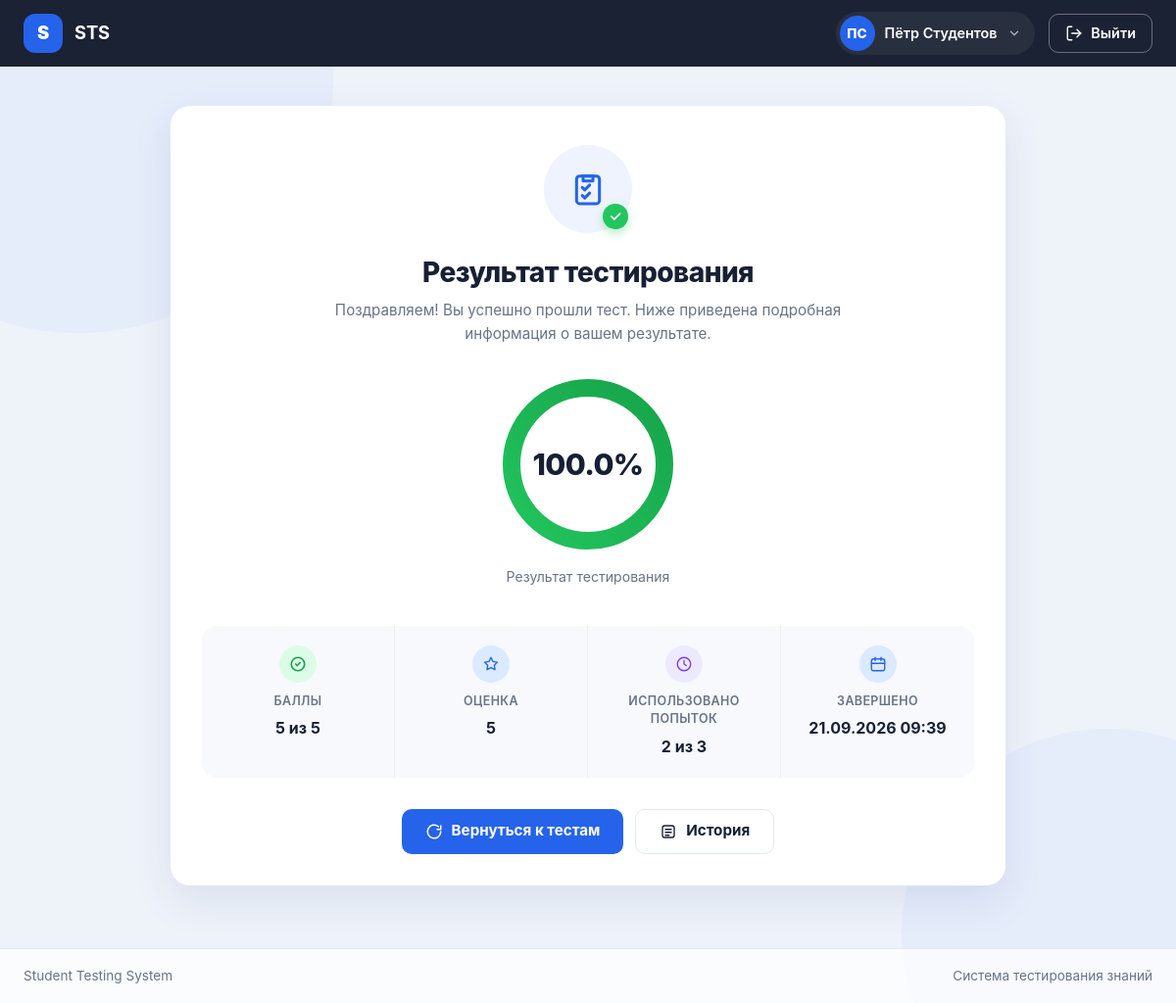
Screenshot of /student/result/1 (signed in) with the database file from the repository.
### app/models.py (models this page shows, shortened)
class User(UserMixin, db.Model):
    __tablename__ = "users"
    id = db.Column(db.Integer, primary_key=True)
    username = db.Column(db.String(80), unique=True, nullable=False)
    password_hash = db.Column(db.String(255), nullable=False)
    first_name = db.Column(db.String(80), nullable=False)
    last_name = db.Column(db.String(80), nullable=False)
    email = db.Column(db.String(120), unique=True, nullable=True)
    role = db.Column(db.String(20), nullable=False, default="student")
    is_active_user = db.Column(db.Boolean, default=True, nullable=False)
    created_at = db.Column(db.DateTime, default=datetime.utcnow)
    created_tests = db.relationship(
        "Test",
        foreign_keys="Test.teacher_id",
        backref="teacher",
        cascade="all, delete-orphan",
        passive_deletes=True,
    )
    attempts = db.relationship(
        "Attempt",
        foreign_keys="Attempt.student_id",
        backref="student",
        cascade="all, delete-orphan",
        passive_deletes=True,
    )
    @property
    def is_active(self):
        return self.is_active_user

class Attempt(db.Model):
    __tablename__ = "attempts"
    __table_args__ = (
        db.Index("ix_attempt_student_test", "student_id", "test_id"),
    )
    id = db.Column(db.Integer, primary_key=True)
    test_id = db.Column(
        db.Integer,
        db.ForeignKey("tests.id", ondelete="CASCADE"),
        nullable=False,
    )
    student_id = db.Column(
        db.Integer,
        db.ForeignKey("users.id", ondelete="CASCADE"),
        nullable=False,
    )
    started_at = db.Column(
        db.DateTime,
        default=datetime.utcnow,
        nullable=False,
    )
    completed_at = db.Column(db.DateTime)
    score = db.Column(db.Integer, default=0, nullable=False)
    max_score = db.Column(db.Integer, default=0, nullable=False)
    percentage = db.Column(db.Float, default=0, nullable=False)
    grade = db.Column(db.Integer)
    status = db.Column(
        db.String(20),
        default="in_progress",
        nullable=False,
    )
    is_best = db.Column(db.Boolean, default=False, nullable=False)
    test = db.relationship(
        "Test",
        back_populates="attempts",
    )
    student_answers = db.relationship(
        "StudentAnswer",
        backref="attempt",
        lazy=True,
        cascade="all, delete-orphan",
        passive_deletes=True,
    )

class Test(db.Model):
    __tablename__ = "tests"
    id = db.Column(db.Integer, primary_key=True)
    subject_id = db.Column(
        db.Integer,
        db.ForeignKey("subjects.id", ondelete="CASCADE"),
        nullable=False,
    )
    teacher_id = db.Column(
        db.Integer,
        db.ForeignKey("users.id", ondelete="CASCADE"),
        nullable=False,
    )
    title = db.Column(db.String(200), nullable=False)
    description = db.Column(db.Text)
    time_limit = db.Column(db.Integer, nullable=False, default=20)
    passing_score = db.Column(db.Integer, nullable=False, default=60)
    max_attempts = db.Column(db.Integer, nullable=True)
    status = db.Column(db.String(20), nullable=False, default="draft")
    created_at = db.Column(db.DateTime, default=datetime.utcnow)
    questions = db.relationship(
        "Question",
        backref="test",
        lazy=True,
        cascade="all, delete-orphan",
        passive_deletes=True,
    )
    grades = db.relationship(
        "TestGrade",
        backref="test",
        lazy=True,
        cascade="all, delete-orphan",
        passive_deletes=True,
    )
    attempts = db.relationship(
        "Attempt",
        back_populates="test",
        lazy=True,
        cascade="all, delete-orphan",
        passive_deletes=True,
    )

### app/student/routes.py (the view)
@student_bp.route("/result/<int:attempt_id>")
@login_required
def result(attempt_id):
    if not student_required():
        return redirect(url_for("main.index"))
    attempt = db.get_or_404(
        Attempt,
        attempt_id
    )
    if attempt.student_id != current_user.id:
        return redirect(url_for("main.index"))
    attempts_count = get_attempt_count(
        attempt.test_id,
        current_user.id
    )
    return render_template(
        "student/result.html",
        attempt=attempt,
        attempts_count=attempts_count
    )

### app/student/routes.py (called while the page is built)
def student_required():
    return current_user.role == "student"

def get_attempt_count(test_id, student_id):
    return Attempt.query.filter_by(
        test_id=test_id,
        student_id=student_id
    ).count()

### app/templates/student/result.html (shortened to what this page needs)
<!doctype html>
<html lang="ru">
<head>
    <link
        href="https://cdn.jsdelivr.net/npm/bootstrap@5.3.3/dist/css/bootstrap.min.css"
        rel="stylesheet"
    >
</head>
<body>
<nav class="app-navbar">
    <div class="app-navbar__inner">
        <a class="app-brand" href="{{ url_for('main.index') }}">
            <span class="app-brand__mark">S</span>
            <span>STS</span>
        </a>
        <div class="navbar-user">
            <div class="user-chip">
                <span class="user-chip__avatar">
                    {{ (current_user.first_name[0] ~ current_user.last_name[0])|upper }}
                </span>
                <span class="user-chip__name">
                    {{ current_user.first_name }} {{ current_user.last_name }}
                </span>
                <svg class="user-chip__caret" viewBox="0 0 24 24" fill="none"
                     stroke="currentColor" stroke-width="2.4"
                     stroke-linecap="round" stroke-linejoin="round">
                    <path d="M6 9l6 6 6-6"/>
                </svg>
            </div>
            <a class="logout-btn" href="{{ url_for('auth.logout') }}">
                <svg viewBox="0 0 24 24" fill="none" stroke="currentColor"
                     stroke-width="1.8" stroke-linecap="round" stroke-linejoin="round">
                    <path d="M9 21H5a2 2 0 0 1-2-2V5a2 2 0 0 1 2-2h4"/>
                    <path d="M16 17l5-5-5-5"/>
                    <path d="M21 12H9"/>
                </svg>
                Выйти
            </a>
        </div>
    </div>
</nav>
<main class="page-wrap">
    <div class="result-card">
        <div class="result-icon">
            <svg class="main" viewBox="0 0 24 24" fill="none"
                 stroke="currentColor" stroke-width="1.8"
                 stroke-linecap="round" stroke-linejoin="round">
                <rect x="5" y="4" width="14" height="17" rx="2"/>
                <path d="M9 4h6v3H9z"/>
                <path d="M8.5 11l1.5 1.5L13 9.5"/>
                <path d="M8.5 16l1.5 1.5L13 14.5"/>
            </svg>
            <span class="result-icon__badge">
                <svg viewBox="0 0 24 24" fill="none" stroke="currentColor"
                     stroke-width="3" stroke-linecap="round" stroke-linejoin="round">
                    <path d="M5 12l5 5L20 7"/>
                </svg>
            </span>
        </div>
        <h1>Результат тестирования</h1>
        <p class="subtitle">
            Поздравляем! Вы успешно прошли тест. Ниже приведена подробная
            информация о вашем результате.
        </p>
        <div class="percent-wrap">
            <div class="percent-ring">
                <svg viewBox="0 0 120 120">
                    <defs>
                        <linearGradient id="ringGradient" x1="0%" y1="0%" x2="100%" y2="100%">
                            <stop offset="0%"  stop-color="#22c55e"/>
                            <stop offset="100%" stop-color="#16a34a"/>
                        </linearGradient>
                    </defs>
                    <circle class="percent-ring__track" cx="60" cy="60" r="52"/>
                    {% set pct = attempt.percentage or 0 %}
                    {% set circumference = 2 * 3.14159265 * 52 %}
                    {% set offset = circumference * (1 - pct / 100) %}
                    <circle
                        class="percent-ring__bar"
                        cx="60" cy="60" r="52"
                        stroke-dasharray="{{ circumference }}"
                        stroke-dashoffset="{{ offset }}"
                    />
                </svg>
                <div class="percent-ring__value">
                    {{ attempt.percentage }}%
                </div>
            </div>
            <div class="percent-label">
                Результат тестирования
            </div>
        </div>
        <div class="stats-grid">
            <div class="stat-item">
                <span class="stat-item__icon stat-item__icon--green">
                    <svg viewBox="0 0 24 24" fill="none" stroke="currentColor"
                         stroke-width="2.2" stroke-linecap="round" stroke-linejoin="round">
                        <circle cx="12" cy="12" r="9"/>
                        <path d="M9 12l2 2 4-4"/>
                    </svg>
                </span>
                <div class="stat-item__label">Баллы</div>
                <div class="stat-item__value">
                    {{ attempt.score }} из {{ attempt.max_score }}
                </div>
            </div>
            <div class="stat-item">
                <span class="stat-item__icon stat-item__icon--blue">
                    <svg viewBox="0 0 24 24" fill="none" stroke="currentColor"
                         stroke-width="1.8" stroke-linecap="round" stroke-linejoin="round">
                        <path d="M12 3l2.7 5.5 6 .9-4.3 4.2 1 6-5.4-2.8L6.6 19.6l1-6L3.3 9.4l6-.9z"/>
                    </svg>
                </span>
                <div class="stat-item__label">Оценка</div>
                <div class="stat-item__value">
                    {{ attempt.grade if attempt.grade else '—' }}
                </div>
            </div>
            <div class="stat-item">
                <span class="stat-item__icon stat-item__icon--purple">
                    <svg viewBox="0 0 24 24" fill="none" stroke="currentColor"
                         stroke-width="1.8" stroke-linecap="round" stroke-linejoin="round">
                        <circle cx="12" cy="12" r="9"/>
                        <path d="M12 7v5l3 2"/>
                    </svg>
                </span>
                <div class="stat-item__label">Использовано попыток</div>
                <div class="stat-item__value">
                    {{ attempts_count }}
                    {% if attempt.test.max_attempts %}
                        из {{ attempt.test.max_attempts }}
                    {% endif %}
                </div>
            </div>
            <div class="stat-item">
                <span class="stat-item__icon stat-item__icon--blue">
                    <svg viewBox="0 0 24 24" fill="none" stroke="currentColor"
                         stroke-width="1.8" stroke-linecap="round" stroke-linejoin="round">
                        <rect x="3" y="5" width="18" height="16" rx="3"/>
                        <path d="M8 3v4"/>
                        <path d="M16 3v4"/>
                        <path d="M3 11h18"/>
                    </svg>
                </span>
                <div class="stat-item__label">Завершено</div>
                <div class="stat-item__value">
                    {{ attempt.completed_at.strftime('%d.%m.%Y %H:%M') }}
                </div>
            </div>
        </div>
        <div class="result-actions">
            <a href="{{ url_for('student.dashboard') }}"
               class="btn-primary-solid">
                <svg viewBox="0 0 24 24" fill="none" stroke="currentColor"
                     stroke-width="2" stroke-linecap="round" stroke-linejoin="round">
                    <path d="M21 12a9 9 0 1 1-3-6.7"/>
                    <path d="M21 4v5h-5"/>
                </svg>
                Вернуться к тестам
            </a>
            <a href="{{ url_for('student.history') }}"
               class="btn-outline-slate">
                <svg viewBox="0 0 24 24" fill="none" stroke="currentColor"
                     stroke-width="1.8" stroke-linecap="round" stroke-linejoin="round">
                    <rect x="4" y="4" width="16" height="16" rx="3"/>
                    <path d="M8 9h8"/>
                    <path d="M8 13h8"/>
                    <path d="M8 17h5"/>
                </svg>
                История
            </a>
        </div>
    </div>
</main>
<footer class="app-footer">
    <div class="app-footer__inner">
        <span>Student Testing System</span>
        <span>Система тестирования знаний</span>
    </div>
</footer>
</body>
</html>

### rows the page displays
User: first_name+last_name "ПС", first_name "Пётр", last_name "Студентов"
Attempt: percentage "100.0", score "5", max_score "5", grade "5", completed_at "21.09.2026 09:39"
Test: test.max_attempts "3"

### other values shown
{{ attempts_count }} "2"
